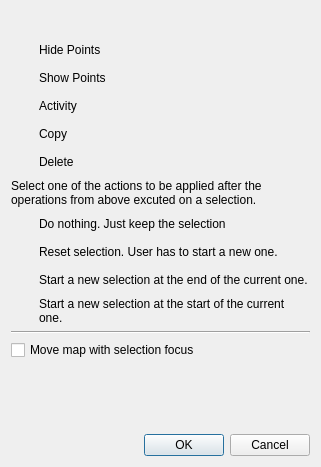
<?xml version="1.0" encoding="UTF-8"?>
<ui version="4.0">
 <class>IRangeToolSetup</class>
 <widget class="QDialog" name="IRangeToolSetup">
  <property name="geometry">
   <rect>
    <x>0</x>
    <y>0</y>
    <width>321</width>
    <height>467</height>
   </rect>
  </property>
  <property name="windowTitle">
   <string>Setup Range Tool...</string>
  </property>
  <layout class="QVBoxLayout" name="verticalLayout">
   <item>
    <layout class="QGridLayout" name="gridLayout">
     <item row="5" column="1">
      <widget class="QLabel" name="label_5">
       <property name="text">
        <string>Delete</string>
       </property>
      </widget>
     </item>
     <item row="3" column="1">
      <widget class="QLabel" name="label_3">
       <property name="text">
        <string>Activity</string>
       </property>
      </widget>
     </item>
     <item row="0" column="2">
      <widget class="QLabel" name="label_6">
       <property name="minimumSize">
        <size>
         <width>22</width>
         <height>22</height>
        </size>
       </property>
       <property name="maximumSize">
        <size>
         <width>22</width>
         <height>22</height>
        </size>
       </property>
       <property name="text">
        <string/>
       </property>
       <property name="pixmap">
        <pixmap resource="../../resources.qrc">:/icons/32x32/SelectRange.png</pixmap>
       </property>
       <property name="scaledContents">
        <bool>true</bool>
       </property>
      </widget>
     </item>
     <item row="0" column="4">
      <widget class="QLabel" name="label_8">
       <property name="minimumSize">
        <size>
         <width>22</width>
         <height>22</height>
        </size>
       </property>
       <property name="maximumSize">
        <size>
         <width>22</width>
         <height>22</height>
        </size>
       </property>
       <property name="text">
        <string/>
       </property>
       <property name="pixmap">
        <pixmap resource="../../resources.qrc">:/icons/32x32/SelectEndPoint.png</pixmap>
       </property>
       <property name="scaledContents">
        <bool>true</bool>
       </property>
      </widget>
     </item>
     <item row="0" column="6">
      <spacer name="horizontalSpacer">
       <property name="orientation">
        <enum>Qt::Horizontal</enum>
       </property>
       <property name="sizeHint" stdset="0">
        <size>
         <width>40</width>
         <height>20</height>
        </size>
       </property>
      </spacer>
     </item>
     <item row="2" column="1">
      <widget class="QLabel" name="label_2">
       <property name="text">
        <string>Show Points</string>
       </property>
      </widget>
     </item>
     <item row="1" column="1">
      <widget class="QLabel" name="label">
       <property name="text">
        <string>Hide Points</string>
       </property>
      </widget>
     </item>
     <item row="0" column="5">
      <widget class="QLabel" name="label_9">
       <property name="minimumSize">
        <size>
         <width>22</width>
         <height>22</height>
        </size>
       </property>
       <property name="maximumSize">
        <size>
         <width>22</width>
         <height>22</height>
        </size>
       </property>
       <property name="text">
        <string/>
       </property>
       <property name="pixmap">
        <pixmap resource="../../resources.qrc">:/icons/32x32/SelectStartPoint.png</pixmap>
       </property>
       <property name="scaledContents">
        <bool>true</bool>
       </property>
      </widget>
     </item>
     <item row="4" column="1">
      <widget class="QLabel" name="label_4">
       <property name="text">
        <string>Copy</string>
       </property>
      </widget>
     </item>
     <item row="0" column="3">
      <widget class="QLabel" name="label_7">
       <property name="minimumSize">
        <size>
         <width>22</width>
         <height>22</height>
        </size>
       </property>
       <property name="maximumSize">
        <size>
         <width>22</width>
         <height>22</height>
        </size>
       </property>
       <property name="text">
        <string/>
       </property>
       <property name="pixmap">
        <pixmap resource="../../resources.qrc">:/icons/32x32/SelectReset.png</pixmap>
       </property>
       <property name="scaledContents">
        <bool>true</bool>
       </property>
      </widget>
     </item>
     <item row="1" column="0">
      <widget class="QLabel" name="label_10">
       <property name="minimumSize">
        <size>
         <width>22</width>
         <height>22</height>
        </size>
       </property>
       <property name="maximumSize">
        <size>
         <width>22</width>
         <height>22</height>
        </size>
       </property>
       <property name="text">
        <string/>
       </property>
       <property name="pixmap">
        <pixmap resource="../../resources.qrc">:/icons/32x32/PointHide.png</pixmap>
       </property>
       <property name="scaledContents">
        <bool>true</bool>
       </property>
      </widget>
     </item>
     <item row="2" column="0">
      <widget class="QLabel" name="label_11">
       <property name="minimumSize">
        <size>
         <width>22</width>
         <height>22</height>
        </size>
       </property>
       <property name="maximumSize">
        <size>
         <width>22</width>
         <height>22</height>
        </size>
       </property>
       <property name="text">
        <string/>
       </property>
       <property name="pixmap">
        <pixmap resource="../../resources.qrc">:/icons/32x32/PointShow.png</pixmap>
       </property>
       <property name="scaledContents">
        <bool>true</bool>
       </property>
      </widget>
     </item>
     <item row="3" column="0">
      <widget class="QLabel" name="label_12">
       <property name="minimumSize">
        <size>
         <width>22</width>
         <height>22</height>
        </size>
       </property>
       <property name="maximumSize">
        <size>
         <width>22</width>
         <height>22</height>
        </size>
       </property>
       <property name="text">
        <string/>
       </property>
       <property name="pixmap">
        <pixmap resource="../../resources.qrc">:/icons/32x32/Activity.png</pixmap>
       </property>
       <property name="scaledContents">
        <bool>true</bool>
       </property>
      </widget>
     </item>
     <item row="4" column="0">
      <widget class="QLabel" name="label_13">
       <property name="minimumSize">
        <size>
         <width>22</width>
         <height>22</height>
        </size>
       </property>
       <property name="maximumSize">
        <size>
         <width>22</width>
         <height>22</height>
        </size>
       </property>
       <property name="text">
        <string/>
       </property>
       <property name="pixmap">
        <pixmap resource="../../resources.qrc">:/icons/32x32/Copy.png</pixmap>
       </property>
       <property name="scaledContents">
        <bool>true</bool>
       </property>
      </widget>
     </item>
     <item row="5" column="0">
      <widget class="QLabel" name="label_14">
       <property name="minimumSize">
        <size>
         <width>22</width>
         <height>22</height>
        </size>
       </property>
       <property name="maximumSize">
        <size>
         <width>22</width>
         <height>22</height>
        </size>
       </property>
       <property name="text">
        <string/>
       </property>
       <property name="pixmap">
        <pixmap resource="../../resources.qrc">:/icons/32x32/DeleteMultiple.png</pixmap>
       </property>
       <property name="scaledContents">
        <bool>true</bool>
       </property>
      </widget>
     </item>
     <item row="1" column="2" colspan="4">
      <widget class="CActionSelect" name="actionsHidePoints" native="true"/>
     </item>
     <item row="2" column="2" colspan="4">
      <widget class="CActionSelect" name="actionsShowPoints" native="true"/>
     </item>
     <item row="3" column="2" colspan="4">
      <widget class="CActionSelect" name="actionsActivity" native="true"/>
     </item>
     <item row="4" column="2" colspan="4">
      <widget class="CActionSelect" name="actionsCopy" native="true"/>
     </item>
     <item row="5" column="2" colspan="4">
      <widget class="CActionSelect" name="actionsDelete" native="true"/>
     </item>
    </layout>
   </item>
   <item>
    <widget class="QLabel" name="label_15">
     <property name="text">
      <string>Select one of the actions to be applied after the operations from above excuted on a selection.</string>
     </property>
     <property name="wordWrap">
      <bool>true</bool>
     </property>
    </widget>
   </item>
   <item>
    <layout class="QFormLayout" name="formLayout">
     <item row="0" column="1">
      <widget class="QLabel" name="label_16">
       <property name="text">
        <string>Do nothing. Just keep the selection</string>
       </property>
       <property name="wordWrap">
        <bool>true</bool>
       </property>
      </widget>
     </item>
     <item row="0" column="0">
      <widget class="QLabel" name="label_17">
       <property name="minimumSize">
        <size>
         <width>22</width>
         <height>22</height>
        </size>
       </property>
       <property name="maximumSize">
        <size>
         <width>22</width>
         <height>22</height>
        </size>
       </property>
       <property name="text">
        <string/>
       </property>
       <property name="pixmap">
        <pixmap resource="../../resources.qrc">:/icons/32x32/SelectRange.png</pixmap>
       </property>
       <property name="scaledContents">
        <bool>true</bool>
       </property>
      </widget>
     </item>
     <item row="1" column="0">
      <widget class="QLabel" name="label_18">
       <property name="minimumSize">
        <size>
         <width>22</width>
         <height>22</height>
        </size>
       </property>
       <property name="maximumSize">
        <size>
         <width>22</width>
         <height>22</height>
        </size>
       </property>
       <property name="text">
        <string/>
       </property>
       <property name="pixmap">
        <pixmap resource="../../resources.qrc">:/icons/32x32/SelectReset.png</pixmap>
       </property>
       <property name="scaledContents">
        <bool>true</bool>
       </property>
      </widget>
     </item>
     <item row="1" column="1">
      <widget class="QLabel" name="label_19">
       <property name="text">
        <string>Reset selection. User has to start a new one.</string>
       </property>
       <property name="wordWrap">
        <bool>true</bool>
       </property>
      </widget>
     </item>
     <item row="2" column="0">
      <widget class="QLabel" name="label_20">
       <property name="minimumSize">
        <size>
         <width>22</width>
         <height>22</height>
        </size>
       </property>
       <property name="maximumSize">
        <size>
         <width>22</width>
         <height>22</height>
        </size>
       </property>
       <property name="text">
        <string/>
       </property>
       <property name="pixmap">
        <pixmap resource="../../resources.qrc">:/icons/32x32/SelectEndPoint.png</pixmap>
       </property>
       <property name="scaledContents">
        <bool>true</bool>
       </property>
      </widget>
     </item>
     <item row="2" column="1">
      <widget class="QLabel" name="label_21">
       <property name="text">
        <string>Start a new selection at the end of the current one.</string>
       </property>
       <property name="wordWrap">
        <bool>true</bool>
       </property>
      </widget>
     </item>
     <item row="3" column="0">
      <widget class="QLabel" name="label_22">
       <property name="minimumSize">
        <size>
         <width>22</width>
         <height>22</height>
        </size>
       </property>
       <property name="maximumSize">
        <size>
         <width>22</width>
         <height>22</height>
        </size>
       </property>
       <property name="text">
        <string/>
       </property>
       <property name="pixmap">
        <pixmap resource="../../resources.qrc">:/icons/32x32/SelectStartPoint.png</pixmap>
       </property>
       <property name="scaledContents">
        <bool>true</bool>
       </property>
      </widget>
     </item>
     <item row="3" column="1">
      <widget class="QLabel" name="label_23">
       <property name="text">
        <string>Start a new selection at the start of the current one.</string>
       </property>
       <property name="wordWrap">
        <bool>true</bool>
       </property>
      </widget>
     </item>
    </layout>
   </item>
   <item>
    <widget class="Line" name="line">
     <property name="orientation">
      <enum>Qt::Horizontal</enum>
     </property>
    </widget>
   </item>
   <item>
    <widget class="QCheckBox" name="checkMoveMap">
     <property name="text">
      <string>Move map with selection focus</string>
     </property>
    </widget>
   </item>
   <item>
    <spacer name="verticalSpacer">
     <property name="orientation">
      <enum>Qt::Vertical</enum>
     </property>
     <property name="sizeHint" stdset="0">
      <size>
       <width>20</width>
       <height>29</height>
      </size>
     </property>
    </spacer>
   </item>
   <item>
    <widget class="QDialogButtonBox" name="buttonBox">
     <property name="orientation">
      <enum>Qt::Horizontal</enum>
     </property>
     <property name="standardButtons">
      <set>QDialogButtonBox::Cancel|QDialogButtonBox::Ok</set>
     </property>
    </widget>
   </item>
  </layout>
 </widget>
 <customwidgets>
  <customwidget>
   <class>CActionSelect</class>
   <extends>QWidget</extends>
   <header>mouse/range/CActionSelect.h</header>
   <container>1</container>
  </customwidget>
 </customwidgets>
 <resources>
  <include location="../../resources.qrc"/>
 </resources>
 <connections>
  <connection>
   <sender>buttonBox</sender>
   <signal>accepted()</signal>
   <receiver>IRangeToolSetup</receiver>
   <slot>accept()</slot>
   <hints>
    <hint type="sourcelabel">
     <x>248</x>
     <y>254</y>
    </hint>
    <hint type="destinationlabel">
     <x>157</x>
     <y>274</y>
    </hint>
   </hints>
  </connection>
  <connection>
   <sender>buttonBox</sender>
   <signal>rejected()</signal>
   <receiver>IRangeToolSetup</receiver>
   <slot>reject()</slot>
   <hints>
    <hint type="sourcelabel">
     <x>316</x>
     <y>260</y>
    </hint>
    <hint type="destinationlabel">
     <x>286</x>
     <y>274</y>
    </hint>
   </hints>
  </connection>
 </connections>
</ui>
